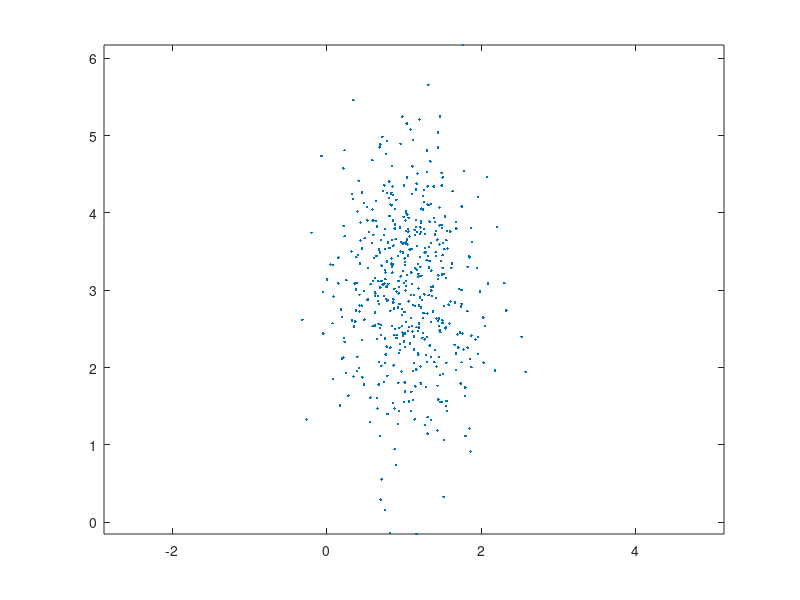

This figure's MATLAB source: (Note: this script raises an error after producing the figure.)
clc;
clear;
load('data.mat');
mu = [1,3]';
cov_data = [0.5 0; 0 1];

figure, plot(data(:,1),data(:,2),'.');
axis equal;
hold on;
points = three_sigma_ellipse(data,mu,cov_data);
plot(points(1,:),points(2,:),'.g');
legend('points','3-sigma error region');
xlabel('theta');
ylabel('r');
title('Polar data and 3 sigma error region');
hold off;

jacobian = [-mu(2)*sin(mu(1)) cos(mu(1));mu(2)*cos(mu(1)) sin(mu(1))];
data_euclidean = [data(:,2) .* cos(data(:,1)),data(:,2) .* sin(data(:,1))];
figure, plot(data_euclidean(:,1),data_euclidean(:,2),'.');
axis equal;
hold on;
mu = mean(data_euclidean)';
points = three_sigma_ellipse(data_euclidean,mu,cov(data_euclidean));
plot(points(1,:),points(2,:),'.g');
points = three_sigma_ellipse(data_euclidean - 0.05,mu,jacobian*cov_data*jacobian');%points in the 3sigma region will not overlap it is ensured by 0.05
plot(points(1,:),points(2,:),'.r');
legend('points','3-sigma error region','3-sigma error region by linearization');
xlabel('X');
ylabel('Y');
title('Euclidean data and 3 sigma error regions');
hold off;